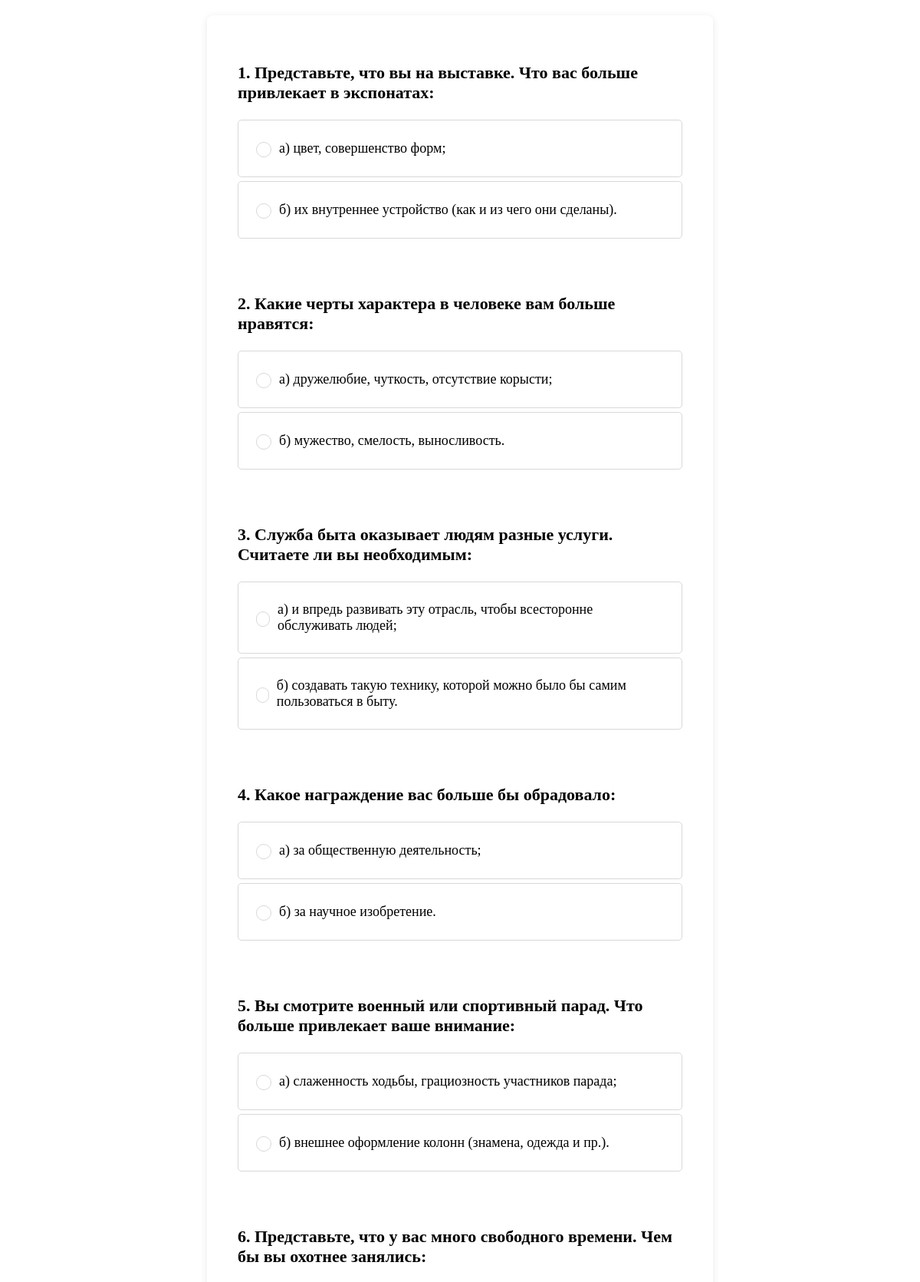
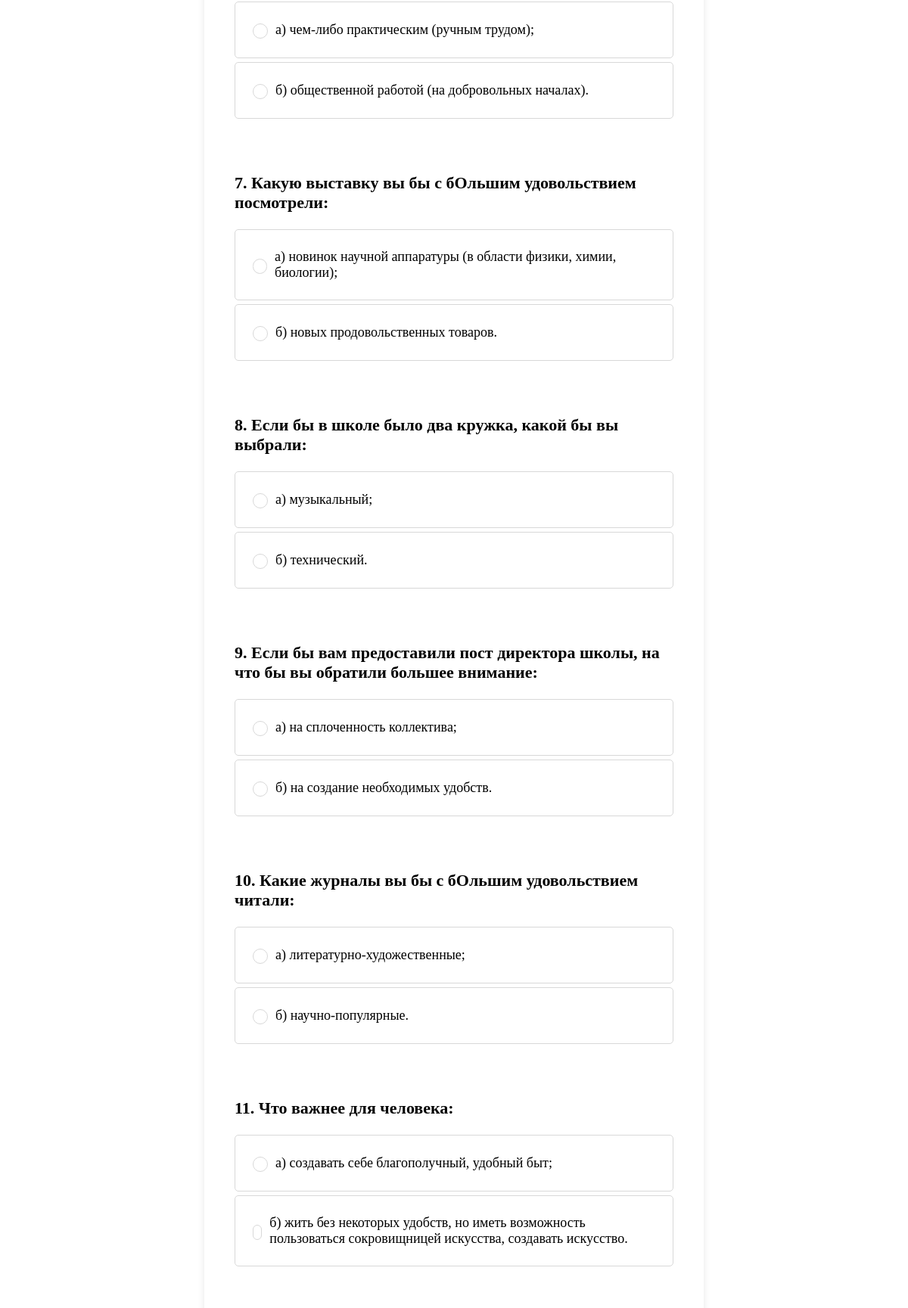
The app's page /preference-test/1/ (upper part) with its own data (2 pictures, top to bottom).
### test_app/models.py (models this page shows, shortened)
class PreferenceQuestion(models.Model):
    text = models.CharField(max_length=1024)
    option_a = models.CharField(max_length=512)
    option_b = models.CharField(max_length=512)

### test_app/views.py (the view)
# urls.py: path('preference-test/<int:user_data_id>/', preference_test_view, name='preference_test'),
def preference_test_view(request, user_data_id):
    user_data = get_object_or_404(UserData, id=user_data_id)
    language = user_data.language
    submit_text = "Бастау" if language == "KZ" else "ПОЛУЧИТЬ РЕЗУЛЬТАТ"
    if request.method == 'POST':
        scores = {
            'Work with people': 0,
            'Intellectual work': 0,
            'Technical interests': 0,
            'Aesthetics and art': 0,
            'Physical work': 0,
            'Material interests': 0,
        }
        question_category_map = {
            '2a': 'Work with people', '4a': 'Work with people', '6b': 'Work with people', '9a': 'Work with people',
            '12b': 'Work with people',
            '16a': 'Work with people', '17b': 'Work with people', '19b': 'Work with people', '23b': 'Work with people',
            '28b': 'Work with people',
            '4b': 'Intellectual work', '7a': 'Intellectual work', '10b': 'Intellectual work',
            '13a': 'Intellectual work', '14b': 'Intellectual work',
            '18a': 'Intellectual work', '20a': 'Intellectual work', '21b': 'Intellectual work',
            '26b': 'Intellectual work', '30a': 'Intellectual work',
            '1b': 'Technical interests', '3b': 'Technical interests', '6a': 'Technical interests',
            '8b': 'Technical interests', '12a': 'Technical interests',
            '14a': 'Technical interests', '15b': 'Technical interests', '25a': 'Technical interests',
            '26a': 'Technical interests', '29b': 'Technical interests',
            '1a': 'Aesthetics and art', '5b': 'Aesthetics and art', '8a': 'Aesthetics and art',
            '10a': 'Aesthetics and art', '11b': 'Aesthetics and art',
            '17a': 'Aesthetics and art', '21a': 'Aesthetics and art', '23a': 'Aesthetics and art',
            '24b': 'Aesthetics and art', '28a': 'Aesthetics and art',
            '2b': 'Physical work', '5a': 'Physical work', '13b': 'Physical work', '15a': 'Physical work',
            '18b': 'Physical work',
            '20b': 'Physical work', '22a': 'Physical work', '24a': 'Physical work', '25b': 'Physical work',
            '27a': 'Physical work',
            '3a': 'Material interests', '7b': 'Material interests', '9b': 'Material interests',
            '11a': 'Material interests', '16b': 'Material interests',
            '19a': 'Material interests', '22b': 'Material interests', '27b': 'Material interests',
            '29a': 'Material interests', '30b': 'Material interests',
        }
        for key, value in request.POST.items():
            if key.startswith('question'):
                question_id, option = key.split('_')[1], value[-1]
                score = int(value[:-1])
                category = question_category_map.get(f'{question_id}{option}')
                if category:
                    scores[category] += score
        preferred_category = max(scores, key=scores.get)
        if language == "KZ":
            text = "Сіздің қалаған санатыңыз:"
            if preferred_category == "Work with people":
                preferred_category = "Адамдармен жұмыс: мұғалім, мұғалім, гид, тәрбиеші, әлеуметтанушы, психолог, персонал менеджері, тергеуші."
            elif preferred_category == "Intellectual work":
                preferred_category = "Интеллектуалды жұмыс: зерттеуші ғалым (математик, физик, химик, кибернетик, археолог, геолог), инженер, заңгер, дәрігер, эколог, сәулетші, продюсер."
            elif preferred_category == "Technical interests":
                preferred_category = "Техникалық қызығушылықтар: программист, электротехник, радиотехник, Web -мастер, статистик, водитель, технолог, диспетчер, секретарь-машинистка, телефонист."
            elif preferred_category == "Aesthetics and art":
                preferred_category = "Эстетика және өнер: суретші, дизайнер, жазушы, ақын, режиссер, суретші, дизайнер, косметолог, костюмер, макияж суретшісі, кондитер, тігінші-кутюрье, гүл өсіруші."
            elif preferred_category == "Physical work":
                preferred_category = "Физикалық жұмыс: фотограф, экспедитор, шаштараз, бармен, даяшы, стюардесса, сатушы, кескіш, жөндеуші, кассир, мейірбике, бригадир, қоймашы, пошташы, фермер, жүк көлігі жүргізушісі, полиция қызметкері, әскери."
            elif preferred_category == "Material interests":
                preferred_category = "Материалдық мүдделер: жоспарлы-экономикалық жұмыс түрлері: экономист, әкімші, менеджер, кәсіпкер, аудитор, жарнама жөніндегі маман, брокер, сақтандыру компанияларының агенті, коммерсант, импорттаушы."
        elif language == "RU":
            text = "Ваша предпочтительная категория - это:"
            if preferred_category == "Work with people":
                preferred_category = "Работа с людьми: учитель, педагог, экскурсовод, воспитатель,  социолог, психолог, менеджер по персоналу, следователь."
            elif preferred_category == "Intellectual work":
                preferred_category = "Интеллектуальная работа: ученый-исследователь (математик, физик, химик, кибернетик, археолог, геолог),  инженер, юрист, врач, эколог, архитектор, продюсер."
            elif preferred_category == "Technical interests":
                preferred_category = "Технические интересы: программист, электротехник, радиотехник, Web -мастер, статистик, водитель, технолог, диспетчер, секретарь-машинистка, телефонист."
            elif preferred_category == "Aesthetics and art":
                preferred_category = "Эстетика и искусство: художник, дизайнер, писатель, поэт,  режиссер, артист, конструктор, косметолог, костюмер, гример, кондитер, портной-кутюрье, цветовод."
            elif preferred_category == "Physical work":
                preferred_category = "Физический труд: спортсмен, фотограф, экспедитор, парикмахер,  бармен, официант, стюардесса, продавец, закройщик, специалист по ремонту, кассир, медперсонал, бригадир, кладовщик,  почтальон,  фермер,  водитель-дальнобойщик, полицейский, военный."
            elif preferred_category == "Material interests":
                preferred_category = "Материальные интересы: планово-экономических видов работ: экономист, администратор, менеджер, предприниматель, аудитор, специалист по рекламе, брокер, агент страховых компаний, коммерсант, завхоз."
        TestResult.objects.create(user_data_id=user_data_id, test_name="Preference Test", result=preferred_category)
        return render(request, 'test_app/third_test/preference_result.html',
                      {'preferred_category': preferred_category, 'text': text,'user_data_id': user_data_id,
                       'submit_text': submit_text
                       })
    else:
        if(language == "KZ"):
            questions = PreferenceQuestion_kk.objects.all()
        else:
            questions = PreferenceQuestion.objects.all()
        return render(request, 'test_app/third_test/preference_test.html', {'questions': questions,
                                                                            'user_data_id': user_data_id,
                                                                            'submit_text': submit_text
                                                                            })

### test_app/templates/test_app/third_test/preference_test.html (shortened to what this page needs)
{% extends 'test_app/base.html' %}
{% load static %}
{% block content %}
<div>
    <form method="post">
        {% for question in questions %}
        <div class="question">
            <p><strong>{{ question.text }}</strong></p>
            <label for="question_{{forloop.counter}}_a">
                <input type="radio" id="question_{{forloop.counter}}_a" name="question_{{forloop.counter}}" value="3a">
                {{ question.option_a }}
            </label>
            <label for="question_{{forloop.counter}}_b">
                <input type="radio" id="question_{{forloop.counter}}_b" name="question_{{forloop.counter}}" value="2a">
                {{ question.option_b }}
            </label>
        </div>
        {% endfor %}
    </form>
</div>
{% endblock %}

### test_app/templates/test_app/third_test/preference_test.html (style rules this page uses)
form { background: white; padding: 30px; border-radius: 8px; box-shadow: 0 2px 10px rgba(0, 0, 0, 0.1); max-width: 600px; width: auto; margin: 20px auto; color: #000; }
.question { margin-bottom: 25px; text-align: left; padding: 10px; border-radius: 4px; font-size: 22px; }
.question label { display: flex; align-items: center; margin: 5px 0; cursor: pointer; padding: 25px 18px; background-color: #fff; border: 1px solid #D8D8D8; border-radius: 5px; transition: background-color 0.3s; font-size: 18px; font-weight: 400; }
.question input[type="radio"] { appearance: none; -webkit-appearance: none; -moz-appearance: none; width: 20px; height: 20px; margin-right: 10px; border: 1px solid #D8D8D8; border-radius: 10px; position: relative; outline: none; vertical-align: middle; cursor: pointer; }

### records on screen
PreferenceQuestion: text "1. Представьте, что вы на выставке. Что вас больше привлекает в экспонатах:", option_a "а) цвет, совершенство форм;", option_b "б) их внутреннее устройство (как и из чего они сделаны)."
PreferenceQuestion: text "2. Какие черты характера в человеке вам больше нравятся:", option_a "а) дружелюбие, чуткость, отсутствие корысти;", option_b "б) мужество, смелость, выносливость."
PreferenceQuestion: text "3. Служба быта оказывает людям разные услуги. Считаете ли вы необходимым:", option_a "а) и впредь развивать эту отрасль, чтобы всесторонне обслуживать людей;", option_b "б) создавать такую технику, которой можно было бы самим пользоваться в быту."
PreferenceQuestion: text "4. Какое награждение вас больше бы обрадовало:", option_a "а) за общественную деятельность;", option_b "б) за научное изобретение."
PreferenceQuestion: text "5. Вы смотрите военный или спортивный парад. Что больше привлекает ваше внимание:", option_a "а) слаженность ходьбы, грациозность участников парада;", option_b "б) внешнее оформление колонн (знамена, одежда и пр.)."
PreferenceQuestion: text "6. Представьте, что у вас много свободного времени. Чем бы вы охотнее занялись:", option_a "а) чем-либо практическим (ручным трудом);", option_b "б) общественной работой (на добровольных началах)."
PreferenceQuestion: text "7. Какую выставку вы бы с бОльшим удовольствием посмотрели:", option_a "а) новинок научной аппаратуры (в области физики, химии, биологии);", option_b "б) новых продовольственных товаров."
PreferenceQuestion: text "8. Если бы в школе было два кружка, какой бы вы выбрали:", option_a "а) музыкальный;", option_b "б) технический."
PreferenceQuestion: text "9. Если бы вам предоставили пост директора школы, на что бы вы обратили большее внимание:", option_a "а) на сплоченность коллектива;", option_b "б) на создание необходимых удобств."
PreferenceQuestion: text "10. Какие журналы вы бы с бОльшим удовольствием читали:", option_a "а) литературно-художественные;", option_b "б) научно-популярные."
PreferenceQuestion: text "11. Что важнее для человека:", option_a "а) создавать себе благополучный, удобный быт;", option_b "б) жить без некоторых удобств, но иметь возможность пользоваться сокровищницей искусства, создавать искусство."
